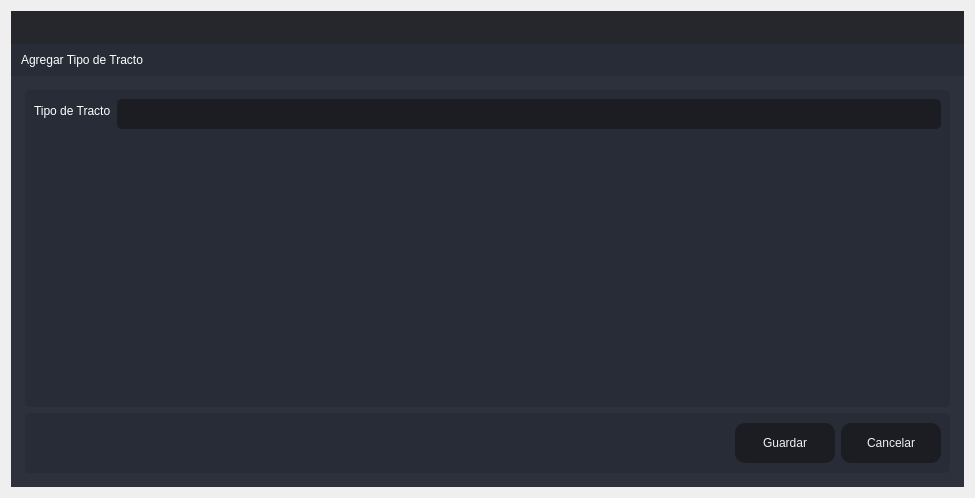
<?xml version="1.0" encoding="UTF-8"?>
<ui version="4.0">
 <class>Create_TipoTracto</class>
 <widget class="QDialog" name="Create_TipoTracto">
  <property name="windowModality">
   <enum>Qt::ApplicationModal</enum>
  </property>
  <property name="geometry">
   <rect>
    <x>0</x>
    <y>0</y>
    <width>975</width>
    <height>498</height>
   </rect>
  </property>
  <property name="windowTitle">
   <string>Agregar</string>
  </property>
  <layout class="QVBoxLayout" name="verticalLayout_6">
   <item>
    <widget class="QFrame" name="frame_main">
     <property name="styleSheet">
      <string notr="true">/* LINE EDIT */
QLineEdit {
	background-color: rgb(27, 29, 35);
	border-radius: 5px;
	border: 2px solid rgb(27, 29, 35);
	padding-left: 10px;
}
QLineEdit:hover {
	border: 2px solid rgb(64, 71, 88);
}
QLineEdit:focus {
	border: 2px solid rgb(91, 101, 124);
}

/* SCROLL BARS */
QScrollBar:horizontal {
    border: none;
    background: rgb(52, 59, 72);
    height: 14px;
    margin: 0px 21px 0 21px;
	border-radius: 0px;
}
QScrollBar::handle:horizontal {
    background: rgb(85, 170, 255);
    min-width: 25px;
	border-radius: 7px
}
QScrollBar::add-line:horizontal {
    border: none;
    background: rgb(55, 63, 77);
    width: 20px;
	border-top-right-radius: 7px;
    border-bottom-right-radius: 7px;
    subcontrol-position: right;
    subcontrol-origin: margin;
}
QScrollBar::sub-line:horizontal {
    border: none;
    background: rgb(55, 63, 77);
    width: 20px;
	border-top-left-radius: 7px;
    border-bottom-left-radius: 7px;
    subcontrol-position: left;
    subcontrol-origin: margin;
}
QScrollBar::up-arrow:horizontal, QScrollBar::down-arrow:horizontal
{
     background: none;
}
QScrollBar::add-page:horizontal, QScrollBar::sub-page:horizontal
{
     background: none;
}
 QScrollBar:vertical {
	border: none;
    background: rgb(52, 59, 72);
    width: 14px;
    margin: 21px 0 21px 0;
	border-radius: 0px;
 }
 QScrollBar::handle:vertical {	
	background: rgb(85, 170, 255);
    min-height: 25px;
	border-radius: 7px
 }
 QScrollBar::add-line:vertical {
     border: none;
    background: rgb(55, 63, 77);
     height: 20px;
	border-bottom-left-radius: 7px;
    border-bottom-right-radius: 7px;
     subcontrol-position: bottom;
     subcontrol-origin: margin;
 }
 QScrollBar::sub-line:vertical {
	border: none;
    background: rgb(55, 63, 77);
     height: 20px;
	border-top-left-radius: 7px;
    border-top-right-radius: 7px;
     subcontrol-position: top;
     subcontrol-origin: margin;
 }
 QScrollBar::up-arrow:vertical, QScrollBar::down-arrow:vertical {
     background: none;
 }

 QScrollBar::add-page:vertical, QScrollBar::sub-page:vertical {
     background: none;
 }

/* CHECKBOX */
QCheckBox::indicator {
    border: 3px solid rgb(52, 59, 72);
	width: 15px;
	height: 15px;
	border-radius: 10px;
    background: rgb(44, 49, 60);
}
QCheckBox::indicator:hover {
    border: 3px solid rgb(58, 66, 81);
}
QCheckBox::indicator:checked {
    background: 3px solid rgb(52, 59, 72);
	border: 3px solid rgb(52, 59, 72);	
	background-image: url(:/16x16/icons/16x16/cil-check-alt.png);
}

/* RADIO BUTTON */
QRadioButton::indicator {
    border: 3px solid rgb(52, 59, 72);
	width: 15px;
	height: 15px;
	border-radius: 10px;
    background: rgb(44, 49, 60);
}
QRadioButton::indicator:hover {
    border: 3px solid rgb(58, 66, 81);
}
QRadioButton::indicator:checked {
    background: 3px solid rgb(94, 106, 130);
	border: 3px solid rgb(52, 59, 72);	
}

/* COMBOBOX */
QComboBox{
	background-color: rgb(27, 29, 35);
	border-radius: 5px;
	border: 2px solid rgb(27, 29, 35);
	padding: 5px;
	padding-left: 10px;
}
QComboBox:hover{
	border: 2px solid rgb(64, 71, 88);
}
QComboBox::drop-down {
	subcontrol-origin: padding;
	subcontrol-position: top right;
	width: 25px; 
	border-left-width: 3px;
	border-left-color: rgba(39, 44, 54, 150);
	border-left-style: solid;
	border-top-right-radius: 3px;
	border-bottom-right-radius: 3px;	
	background-image: url(:/16x16/icons/16x16/cil-arrow-bottom.png);
	background-position: center;
	background-repeat: no-reperat;
 }
QComboBox QAbstractItemView {
	color: rgb(85, 170, 255);	
	background-color: rgb(27, 29, 35);
	padding: 10px;
	selection-background-color: rgb(39, 44, 54);
}

/* SLIDERS */
QSlider::groove:horizontal {
    border-radius: 9px;
    height: 18px;
	margin: 0px;
	background-color: rgb(52, 59, 72);
}
QSlider::groove:horizontal:hover {
	background-color: rgb(55, 62, 76);
}
QSlider::handle:horizontal {
    background-color: rgb(85, 170, 255);
    border: none;
    height: 18px;
    width: 18px;
    margin: 0px;
	border-radius: 9px;
}
QSlider::handle:horizontal:hover {
    background-color: rgb(105, 180, 255);
}
QSlider::handle:horizontal:pressed {
    background-color: rgb(65, 130, 195);
}

QSlider::groove:vertical {
    border-radius: 9px;
    width: 18px;
    margin: 0px;
	background-color: rgb(52, 59, 72);
}
QSlider::groove:vertical:hover {
	background-color: rgb(55, 62, 76);
}
QSlider::handle:vertical {
    background-color: rgb(85, 170, 255);
	border: none;
    height: 18px;
    width: 18px;
    margin: 0px;
	border-radius: 9px;
}
QSlider::handle:vertical:hover {
    background-color: rgb(105, 180, 255);
}
QSlider::handle:vertical:pressed {
    background-color: rgb(65, 130, 195);
}

</string>
     </property>
     <property name="frameShape">
      <enum>QFrame::NoFrame</enum>
     </property>
     <property name="frameShadow">
      <enum>QFrame::Raised</enum>
     </property>
     <layout class="QVBoxLayout" name="verticalLayout">
      <property name="spacing">
       <number>0</number>
      </property>
      <property name="leftMargin">
       <number>0</number>
      </property>
      <property name="topMargin">
       <number>0</number>
      </property>
      <property name="rightMargin">
       <number>0</number>
      </property>
      <property name="bottomMargin">
       <number>0</number>
      </property>
      <item>
       <widget class="QFrame" name="frame_top">
        <property name="minimumSize">
         <size>
          <width>0</width>
          <height>65</height>
         </size>
        </property>
        <property name="maximumSize">
         <size>
          <width>16777215</width>
          <height>65</height>
         </size>
        </property>
        <property name="styleSheet">
         <string notr="true">background-color: transparent;</string>
        </property>
        <property name="frameShape">
         <enum>QFrame::NoFrame</enum>
        </property>
        <property name="frameShadow">
         <enum>QFrame::Raised</enum>
        </property>
        <layout class="QHBoxLayout" name="horizontalLayout_3">
         <property name="spacing">
          <number>0</number>
         </property>
         <property name="leftMargin">
          <number>0</number>
         </property>
         <property name="topMargin">
          <number>0</number>
         </property>
         <property name="rightMargin">
          <number>0</number>
         </property>
         <property name="bottomMargin">
          <number>0</number>
         </property>
         <item>
          <widget class="QFrame" name="frame_toggle">
           <property name="maximumSize">
            <size>
             <width>70</width>
             <height>16777215</height>
            </size>
           </property>
           <property name="styleSheet">
            <string notr="true">background-color: rgb(27, 29, 35);</string>
           </property>
           <property name="frameShape">
            <enum>QFrame::NoFrame</enum>
           </property>
           <property name="frameShadow">
            <enum>QFrame::Raised</enum>
           </property>
           <layout class="QVBoxLayout" name="verticalLayout_3">
            <property name="spacing">
             <number>0</number>
            </property>
            <property name="leftMargin">
             <number>0</number>
            </property>
            <property name="topMargin">
             <number>0</number>
            </property>
            <property name="rightMargin">
             <number>0</number>
            </property>
            <property name="bottomMargin">
             <number>0</number>
            </property>
           </layout>
          </widget>
         </item>
         <item>
          <widget class="QFrame" name="frame_top_right">
           <property name="styleSheet">
            <string notr="true">background: transparent;</string>
           </property>
           <property name="frameShape">
            <enum>QFrame::NoFrame</enum>
           </property>
           <property name="frameShadow">
            <enum>QFrame::Raised</enum>
           </property>
           <layout class="QVBoxLayout" name="verticalLayout_2">
            <property name="spacing">
             <number>0</number>
            </property>
            <property name="leftMargin">
             <number>0</number>
            </property>
            <property name="topMargin">
             <number>0</number>
            </property>
            <property name="rightMargin">
             <number>0</number>
            </property>
            <property name="bottomMargin">
             <number>0</number>
            </property>
            <item>
             <widget class="QFrame" name="frame_top_btns">
              <property name="maximumSize">
               <size>
                <width>16777215</width>
                <height>42</height>
               </size>
              </property>
              <property name="styleSheet">
               <string notr="true">background-color: rgba(27, 29, 35, 200)</string>
              </property>
              <property name="frameShape">
               <enum>QFrame::NoFrame</enum>
              </property>
              <property name="frameShadow">
               <enum>QFrame::Raised</enum>
              </property>
              <layout class="QHBoxLayout" name="horizontalLayout_4">
               <property name="spacing">
                <number>0</number>
               </property>
               <property name="leftMargin">
                <number>0</number>
               </property>
               <property name="topMargin">
                <number>0</number>
               </property>
               <property name="rightMargin">
                <number>0</number>
               </property>
               <property name="bottomMargin">
                <number>0</number>
               </property>
               <item>
                <widget class="QFrame" name="frame_label_top_btns">
                 <property name="sizePolicy">
                  <sizepolicy hsizetype="Expanding" vsizetype="Preferred">
                   <horstretch>0</horstretch>
                   <verstretch>0</verstretch>
                  </sizepolicy>
                 </property>
                 <property name="frameShape">
                  <enum>QFrame::NoFrame</enum>
                 </property>
                 <property name="frameShadow">
                  <enum>QFrame::Raised</enum>
                 </property>
                 <layout class="QHBoxLayout" name="horizontalLayout_10">
                  <property name="spacing">
                   <number>0</number>
                  </property>
                  <property name="leftMargin">
                   <number>5</number>
                  </property>
                  <property name="topMargin">
                   <number>0</number>
                  </property>
                  <property name="rightMargin">
                   <number>10</number>
                  </property>
                  <property name="bottomMargin">
                   <number>0</number>
                  </property>
                 </layout>
                </widget>
               </item>
               <item alignment="Qt::AlignRight">
                <widget class="QFrame" name="frame_btns_right">
                 <property name="sizePolicy">
                  <sizepolicy hsizetype="Expanding" vsizetype="Preferred">
                   <horstretch>0</horstretch>
                   <verstretch>0</verstretch>
                  </sizepolicy>
                 </property>
                 <property name="maximumSize">
                  <size>
                   <width>120</width>
                   <height>16777215</height>
                  </size>
                 </property>
                 <property name="frameShape">
                  <enum>QFrame::NoFrame</enum>
                 </property>
                 <property name="frameShadow">
                  <enum>QFrame::Raised</enum>
                 </property>
                 <layout class="QHBoxLayout" name="horizontalLayout_5">
                  <property name="spacing">
                   <number>0</number>
                  </property>
                  <property name="leftMargin">
                   <number>0</number>
                  </property>
                  <property name="topMargin">
                   <number>0</number>
                  </property>
                  <property name="rightMargin">
                   <number>0</number>
                  </property>
                  <property name="bottomMargin">
                   <number>0</number>
                  </property>
                 </layout>
                </widget>
               </item>
              </layout>
             </widget>
            </item>
            <item>
             <widget class="QFrame" name="frame_top_info">
              <property name="maximumSize">
               <size>
                <width>16777215</width>
                <height>65</height>
               </size>
              </property>
              <property name="styleSheet">
               <string notr="true">background-color: rgb(39, 44, 54);</string>
              </property>
              <property name="frameShape">
               <enum>QFrame::NoFrame</enum>
              </property>
              <property name="frameShadow">
               <enum>QFrame::Raised</enum>
              </property>
              <layout class="QHBoxLayout" name="horizontalLayout_8">
               <property name="spacing">
                <number>0</number>
               </property>
               <property name="leftMargin">
                <number>10</number>
               </property>
               <property name="topMargin">
                <number>0</number>
               </property>
               <property name="rightMargin">
                <number>10</number>
               </property>
               <property name="bottomMargin">
                <number>0</number>
               </property>
               <item>
                <widget class="QLabel" name="label">
                 <property name="styleSheet">
                  <string notr="true">font: 75 16pt &quot;MS Shell Dlg 2&quot;;
color: rgb(255, 255, 255);</string>
                 </property>
                 <property name="text">
                  <string>Agregar Tipo de Tracto</string>
                 </property>
                </widget>
               </item>
              </layout>
             </widget>
            </item>
           </layout>
          </widget>
         </item>
        </layout>
       </widget>
      </item>
      <item>
       <widget class="QFrame" name="frame_center">
        <property name="sizePolicy">
         <sizepolicy hsizetype="Expanding" vsizetype="Expanding">
          <horstretch>0</horstretch>
          <verstretch>0</verstretch>
         </sizepolicy>
        </property>
        <property name="styleSheet">
         <string notr="true">background-color: rgb(40, 44, 52);</string>
        </property>
        <property name="frameShape">
         <enum>QFrame::NoFrame</enum>
        </property>
        <property name="frameShadow">
         <enum>QFrame::Raised</enum>
        </property>
        <layout class="QHBoxLayout" name="horizontalLayout_2">
         <property name="spacing">
          <number>0</number>
         </property>
         <property name="leftMargin">
          <number>0</number>
         </property>
         <property name="topMargin">
          <number>0</number>
         </property>
         <property name="rightMargin">
          <number>0</number>
         </property>
         <property name="bottomMargin">
          <number>0</number>
         </property>
         <item>
          <widget class="QFrame" name="frame_content_right">
           <property name="styleSheet">
            <string notr="true">background-color: rgb(44, 49, 60);</string>
           </property>
           <property name="frameShape">
            <enum>QFrame::NoFrame</enum>
           </property>
           <property name="frameShadow">
            <enum>QFrame::Raised</enum>
           </property>
           <layout class="QVBoxLayout" name="verticalLayout_4">
            <property name="spacing">
             <number>0</number>
            </property>
            <property name="leftMargin">
             <number>0</number>
            </property>
            <property name="topMargin">
             <number>0</number>
            </property>
            <property name="rightMargin">
             <number>0</number>
            </property>
            <property name="bottomMargin">
             <number>0</number>
            </property>
            <item>
             <widget class="QFrame" name="frame_content">
              <property name="frameShape">
               <enum>QFrame::NoFrame</enum>
              </property>
              <property name="frameShadow">
               <enum>QFrame::Raised</enum>
              </property>
              <layout class="QVBoxLayout" name="verticalLayout_9">
               <property name="spacing">
                <number>0</number>
               </property>
               <property name="leftMargin">
                <number>5</number>
               </property>
               <property name="topMargin">
                <number>5</number>
               </property>
               <property name="rightMargin">
                <number>5</number>
               </property>
               <property name="bottomMargin">
                <number>5</number>
               </property>
               <item>
                <widget class="QStackedWidget" name="stackedWidget">
                 <property name="styleSheet">
                  <string notr="true">background: transparent;</string>
                 </property>
                 <property name="currentIndex">
                  <number>0</number>
                 </property>
                 <widget class="QWidget" name="page_home">
                  <layout class="QVBoxLayout" name="verticalLayout_10">
                   <item>
                    <widget class="QFrame" name="frame">
                     <property name="styleSheet">
                      <string notr="true">background-color: rgb(39, 44, 54);
border-radius: 5px;</string>
                     </property>
                     <property name="frameShape">
                      <enum>QFrame::StyledPanel</enum>
                     </property>
                     <property name="frameShadow">
                      <enum>QFrame::Raised</enum>
                     </property>
                     <layout class="QVBoxLayout" name="verticalLayout_5">
                      <item>
                       <layout class="QFormLayout" name="formLayout_2">
                        <item row="0" column="1">
                         <widget class="QLineEdit" name="lineEditCreate">
                          <property name="minimumSize">
                           <size>
                            <width>0</width>
                            <height>30</height>
                           </size>
                          </property>
                          <property name="styleSheet">
                           <string notr="true">QLineEdit {
	background-color: rgb(27, 29, 35);
	border-radius: 5px;
	border: 2px solid rgb(27, 29, 35);
	padding-left: 10px;
	font: 75 12pt &quot;MS Shell Dlg 2&quot;;
	color: rgb(255, 255, 255);
}
QLineEdit:hover {
	border: 2px solid rgb(64, 71, 88);
}
QLineEdit:focus {
	border: 2px solid rgb(91, 101, 124);
}</string>
                          </property>
                         </widget>
                        </item>
                        <item row="0" column="0">
                         <widget class="QLabel" name="label_2">
                          <property name="styleSheet">
                           <string notr="true">font: 75 12pt &quot;MS Shell Dlg 2&quot;;
color: rgb(255, 255, 255);</string>
                          </property>
                          <property name="text">
                           <string>Tipo de Tracto</string>
                          </property>
                         </widget>
                        </item>
                       </layout>
                      </item>
                     </layout>
                    </widget>
                   </item>
                   <item>
                    <widget class="QFrame" name="frame_2">
                     <property name="minimumSize">
                      <size>
                       <width>0</width>
                       <height>60</height>
                      </size>
                     </property>
                     <property name="maximumSize">
                      <size>
                       <width>16777215</width>
                       <height>60</height>
                      </size>
                     </property>
                     <property name="styleSheet">
                      <string notr="true">background-color: rgb(39, 44, 54);
border-radius: 5px;</string>
                     </property>
                     <property name="frameShape">
                      <enum>QFrame::StyledPanel</enum>
                     </property>
                     <property name="frameShadow">
                      <enum>QFrame::Raised</enum>
                     </property>
                     <layout class="QHBoxLayout" name="horizontalLayout_9">
                      <item>
                       <layout class="QGridLayout" name="gridLayout">
                        <item row="0" column="0">
                         <spacer name="horizontalSpacer">
                          <property name="orientation">
                           <enum>Qt::Horizontal</enum>
                          </property>
                          <property name="sizeHint" stdset="0">
                           <size>
                            <width>40</width>
                            <height>20</height>
                           </size>
                          </property>
                         </spacer>
                        </item>
                        <item row="0" column="1">
                         <widget class="QPushButton" name="btnAgregar">
                          <property name="minimumSize">
                           <size>
                            <width>100</width>
                            <height>40</height>
                           </size>
                          </property>
                          <property name="styleSheet">
                           <string notr="true">QPushButton {
	border-color: rgb(27, 29, 35);
	font: 75 10pt &quot;MS Shell Dlg 2&quot;;
	color: rgb(240, 240, 240);
	background-color: rgb(27, 29, 35);
	border: 0px solid;
	border-radius: 10px;	
}
QPushButton:hover {
	background-color:rgb(44, 49, 60);
	border-color: rgb(27, 29, 35);
	border: 2px solid;
}</string>
                          </property>
                          <property name="text">
                           <string>Guardar</string>
                          </property>
                         </widget>
                        </item>
                        <item row="0" column="2">
                         <widget class="QPushButton" name="btnCancelar">
                          <property name="minimumSize">
                           <size>
                            <width>100</width>
                            <height>40</height>
                           </size>
                          </property>
                          <property name="styleSheet">
                           <string notr="true">QPushButton {
	border-color: rgb(27, 29, 35);
	font: 75 10pt &quot;MS Shell Dlg 2&quot;;
	color: rgb(240, 240, 240);
	background-color: rgb(27, 29, 35);
	border: 0px solid;
	border-radius: 10px;	
}
QPushButton:hover {
	background-color:rgb(44, 49, 60);
	border-color: rgb(27, 29, 35);
	border: 2px solid;
}</string>
                          </property>
                          <property name="text">
                           <string>Cancelar</string>
                          </property>
                         </widget>
                        </item>
                       </layout>
                      </item>
                     </layout>
                    </widget>
                   </item>
                  </layout>
                 </widget>
                </widget>
               </item>
              </layout>
             </widget>
            </item>
           </layout>
          </widget>
         </item>
        </layout>
       </widget>
      </item>
     </layout>
    </widget>
   </item>
  </layout>
 </widget>
 <resources/>
 <connections/>
</ui>
